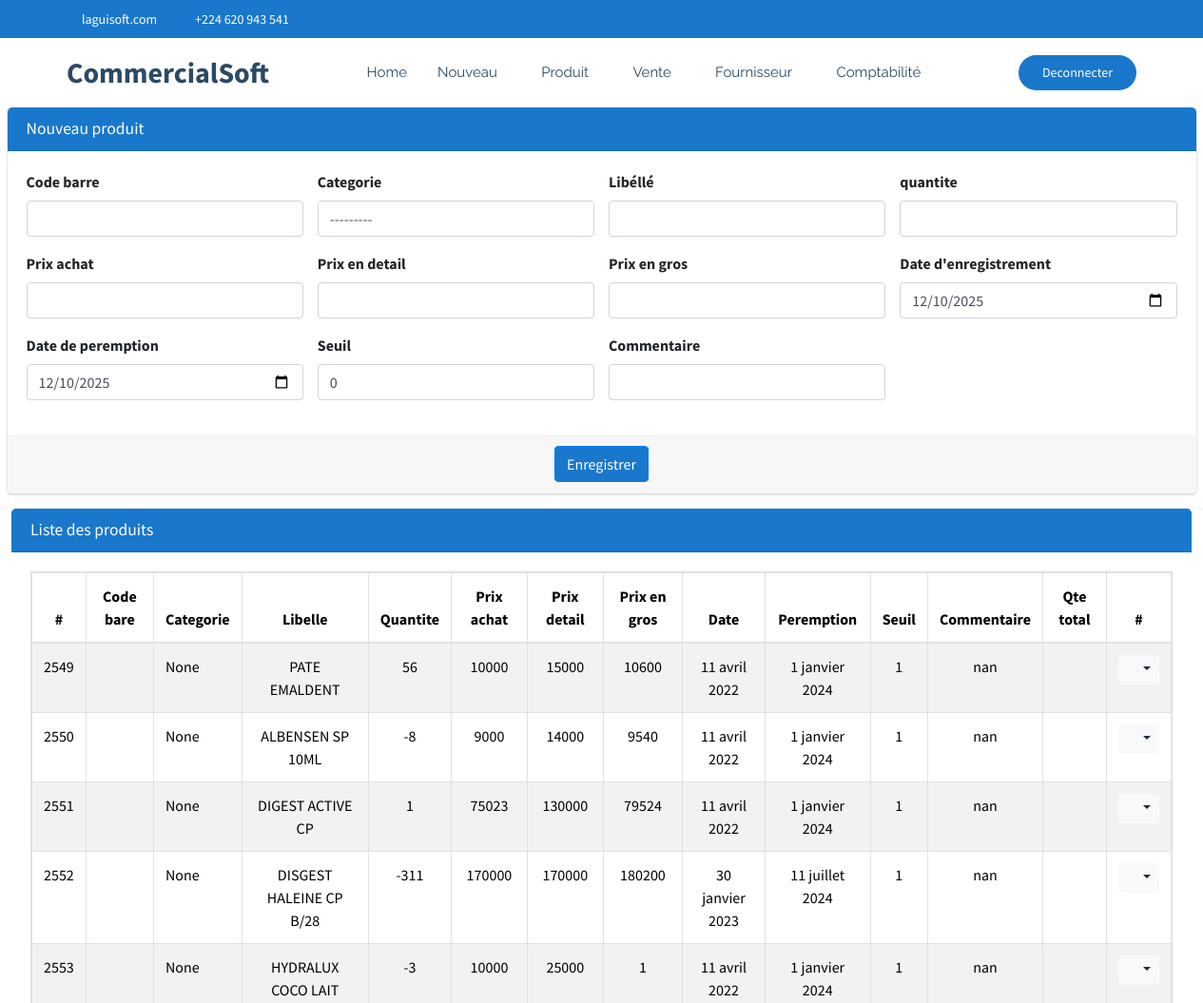
The page /commerce/produit/ (signed in, upper part) on the database as committed earlier.
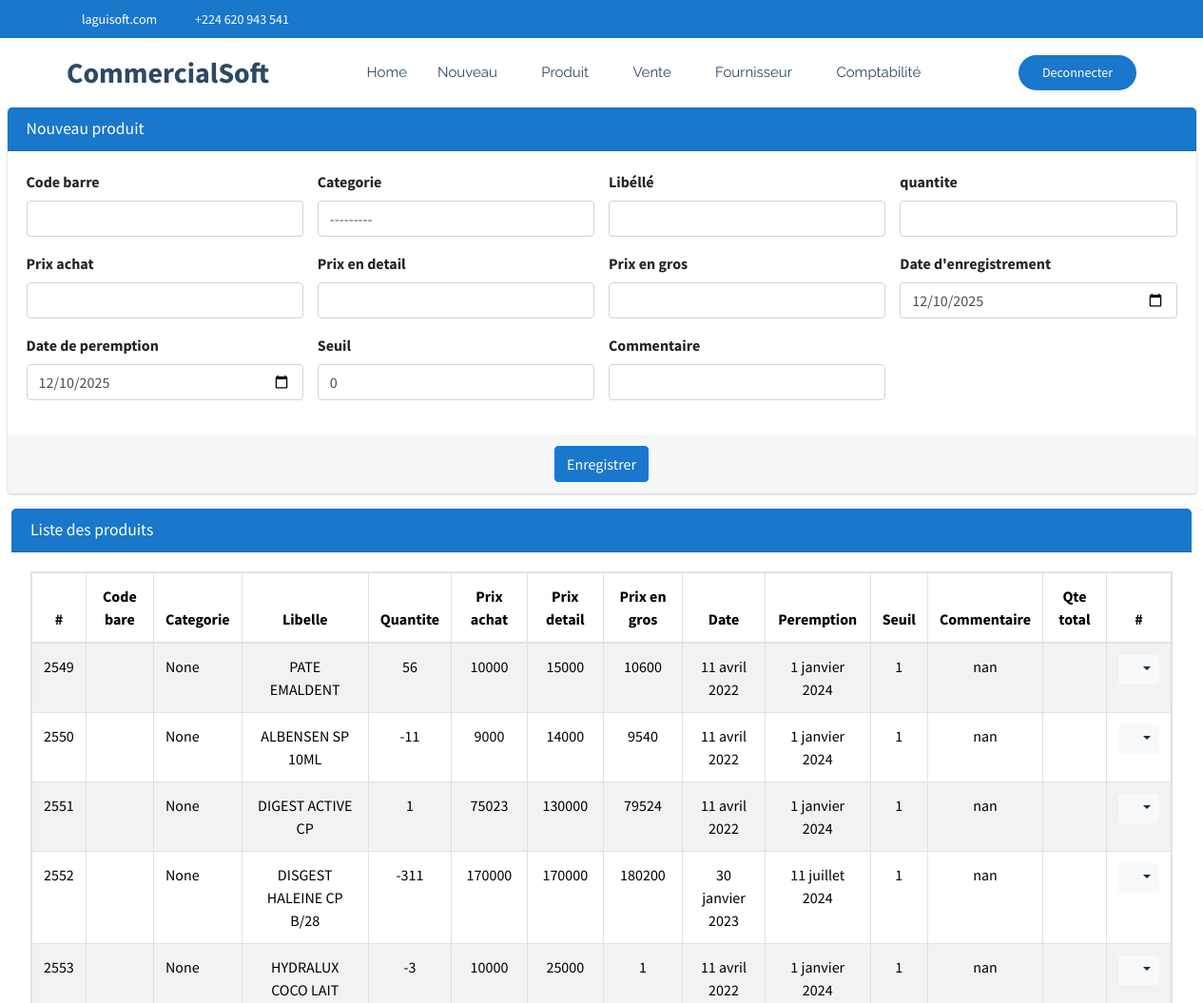
The same page on the database as committed later.
### CommercialSoft/models.py (models this page shows, shortened)
class Produit(models.Model):
    codebare=models.CharField(max_length=100, unique=True, null=True, blank=True)
    categorie=models.ForeignKey(Categorie, on_delete=models.SET_NULL, null=True, blank=True)
    libelle=models.CharField(max_length=60, unique=True)
    quantite=models.IntegerField()
    prixAchat=models.DecimalField(max_digits=30, decimal_places=0)
    prixEnGros=models.DecimalField(max_digits=30, decimal_places=0)
    prixDetail=models.DecimalField(max_digits=30, decimal_places=0)
    autrePrix=models.DecimalField(max_digits=30, decimal_places=0, default=0)
    date=models.DateField(default=timezone.now)
    datePeremption=models.DateField(default=timezone.now)
    seuil=models.PositiveIntegerField(default=0)
    commentaire=models.CharField(max_length=60, null=True, blank=True)
    quantiteTotal=models.PositiveBigIntegerField(default=0)

### CommercialSoft/views.py (the view)
# urls.py: path('produit/', views.produit_list_create,name="commerce_produit"),
@login_required
def produit_list_create(request):
    if request.method == "POST":
        form = ProduitForm(request.POST)
        if form.is_valid():
            form.save()  # Sauvegarder après modification
            messages.success(request, "Produit créée avec succès !")
            return redirect('commerce_produit')
        else:
            messages.error(request, "Erreur lors de la création de la produit.")
    else:
        form = ProduitForm()
    produit = Produit.objects.all().order_by('id')
    paginator = Paginator(produit, 15)
    page = request.GET.get('page')
    paginated = paginator.get_page(page)
    return render(request, 'CommercialSoft/produit.html', {'form': form,'listes': paginated})

### CommercialSoft/forms.py
class ProduitForm(forms.ModelForm):
    class Meta:
        model = Produit
        fields = ['codebare','categorie','libelle','quantite','prixAchat','prixDetail','prixEnGros','date','datePeremption','seuil','commentaire']
        widgets = {
            'codebare': forms.TextInput(attrs={'class': 'form-control'}),
            'categorie': forms.Select(attrs={'class': 'form-control'}),
            'libelle': forms.TextInput(attrs={'class': 'form-control'}),
            'quantite': forms.NumberInput(attrs={'class': 'form-control'}),
            'prixAchat': forms.NumberInput(attrs={'class': 'form-control'}),
            'prixDetail': forms.NumberInput(attrs={'class': 'form-control'}),
            'prixEnGros': forms.NumberInput(attrs={'class': 'form-control'}),
            'date': forms.DateInput(attrs={'class': 'form-control', 'type': 'date','id':'idDateEnregistrement'}),
            'datePeremption': forms.DateInput(attrs={'class': 'form-control', 'type': 'date','id':'idDatePeremption'}),
            'seuil': forms.NumberInput(attrs={'class': 'form-control'}),
            'commentaire': forms.TextInput(attrs={'class': 'form-control'}),
        }

### CommercialSoft/templates/CommercialSoft/produit.html (shortened to what the changed rows need)
{% extends "CommercialSoft/starter-page.html" %}
{% load static %}
{% block css %}
    <link rel="stylesheet" href="{% static 'autre/plugins/fontawesome-free/css/all.min.css' %}">
    <link rel="stylesheet" href="https://code.ionicframework.com/ionicons/2.0.1/css/ionicons.min.css">
  <link rel="stylesheet" href="{% static 'autre/plugins/sweetalert2-theme-bootstrap-4/bootstrap-4.min.css' %}">
    <link rel="stylesheet" href="{% static 'autre/dist/css/adminlte.min.css' %}">
    <link rel="stylesheet" href="{% static 'autre/plugins/toastr/toastr.min.css' %}">
{% endblock %}
{% block corp %}
<section class="content pt-0">
  <div class="container-fluid">
     <div class="row">
      <div class="card card-primary">
        <div class="card-body">
          <table class="table table-bordered table-hover table-striped table-responsive">
            <thead>
              <tr>
                <th style="width: 10px" class="text-center">#</th>
                <th class="text-center">Code bare</th>
                <th class="text-center">Categorie</th>
                <th class="text-center">Libelle</th>
                <th class="text-center">Quantite</th>
                <th class="text-center">Prix achat</th>
                <th class="text-center">Prix detail</th>
                <th class="text-center">Prix en gros</th>
                <th class="text-center">Date</th>
                <th class="text-center">Peremption</th>
                <th class="text-center">Seuil</th>
                <th class="text-center">Commentaire</th>
                <th class="text-center">Qte total</th>
                <th style="width: 40px" class="text-center">#</th>
              </tr>
            </thead>
            <tbody>
              {% if listes %}
                {% for liste in listes %}
                  <tr>
                    <td class="text-center">{{liste.id}}</td>
                    <td>{{liste.codebarre}}</td>
                    <td>{{liste.categorie}}</td>
                    <td class="text-center">{{liste.libelle}}</td>
                    <td class="text-center">{{liste.quantite}}</td>
                    <td class="text-center">{{liste.prixAchat}}</td>
                    <td class="text-center">{{liste.prixDetail}}</td>
                    <td class="text-center">{{liste.prixEnGros}}</td>
                    <td class="text-center">{{liste.date}}</td>
                    <td class="text-center">{{liste.datePeremption}}</td>
                    <td class="text-center">{{liste.seuil}}</td>
                    <td class="text-center">{{liste.commentaire}}</td>
                    <td class="text-center">{{patient.quantiteTotal}}</td>
                    <td class="text-center">
                      <div class="btn-group">
                        <button type="button" class="btn btn-sm btn-light dropdown-toggle" data-toggle="dropdown" aria-expanded="false">
                          <i class="fas fa-cogs"></i>
                        </button>
                      </div>
                    </td>
                  </tr>
                {% endfor %}
              {% else %}
                <tr>
                  <td colspan="14" class="text-center">Aucune ligine disponible pour le moment.</td>
                </tr>
              {% endif %}
            </tbody>
          </table>
        </div>
      </div>
     </div>
  </div>
</section>
  {% endblock %}

Rows that differ between the two databases and show on the page:
changed Produit "ALBENSEN SP 10ML": quantite "-8" → "-11"
